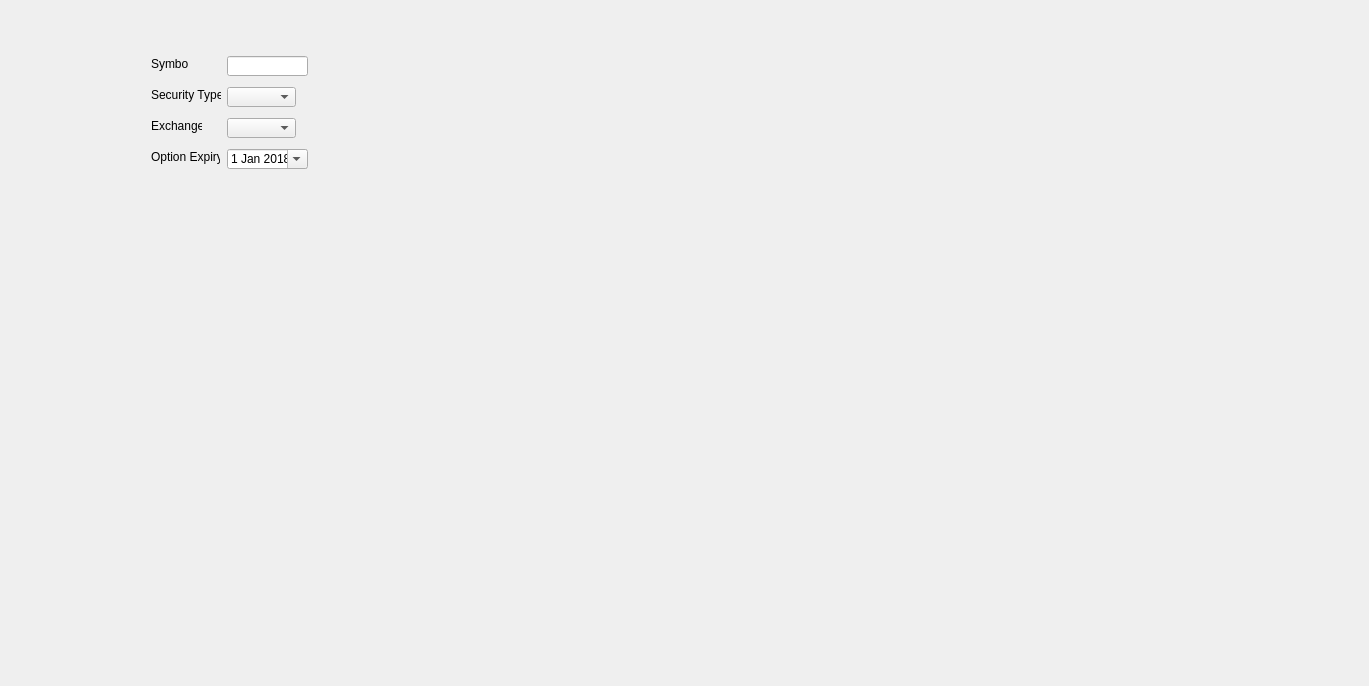
<?xml version="1.0" encoding="UTF-8"?>
<ui version="4.0">
 <class>exchange</class>
 <widget class="QDialog" name="exchange">
  <property name="geometry">
   <rect>
    <x>0</x>
    <y>0</y>
    <width>1369</width>
    <height>686</height>
   </rect>
  </property>
  <property name="windowTitle">
   <string>Dialog</string>
  </property>
  <widget class="QLabel" name="lb_symbol">
   <property name="geometry">
    <rect>
     <x>151</x>
     <y>56</y>
     <width>38</width>
     <height>16</height>
    </rect>
   </property>
   <property name="text">
    <string>Symbol:</string>
   </property>
  </widget>
  <widget class="QLabel" name="lb_exc">
   <property name="geometry">
    <rect>
     <x>151</x>
     <y>118</y>
     <width>51</width>
     <height>16</height>
    </rect>
   </property>
   <property name="text">
    <string>Exchange:</string>
   </property>
  </widget>
  <widget class="QLabel" name="lb_expiry">
   <property name="geometry">
    <rect>
     <x>151</x>
     <y>149</y>
     <width>69</width>
     <height>16</height>
    </rect>
   </property>
   <property name="text">
    <string>&lt;html&gt;&lt;head/&gt;&lt;body&gt;&lt;p&gt;Option Expiry:&lt;/p&gt;&lt;/body&gt;&lt;/html&gt;</string>
   </property>
  </widget>
  <widget class="QDateEdit" name="dateExpiry">
   <property name="geometry">
    <rect>
     <x>227</x>
     <y>149</y>
     <width>81</width>
     <height>20</height>
    </rect>
   </property>
   <property name="maximumDateTime">
    <datetime>
     <hour>23</hour>
     <minute>59</minute>
     <second>59</second>
     <year>2020</year>
     <month>12</month>
     <day>31</day>
    </datetime>
   </property>
   <property name="minimumDateTime">
    <datetime>
     <hour>0</hour>
     <minute>0</minute>
     <second>0</second>
     <year>2017</year>
     <month>9</month>
     <day>14</day>
    </datetime>
   </property>
   <property name="calendarPopup">
    <bool>true</bool>
   </property>
   <property name="date">
    <date>
     <year>2018</year>
     <month>1</month>
     <day>1</day>
    </date>
   </property>
  </widget>
  <widget class="QLabel" name="lb_SecType">
   <property name="geometry">
    <rect>
     <x>151</x>
     <y>87</y>
     <width>70</width>
     <height>16</height>
    </rect>
   </property>
   <property name="contextMenuPolicy">
    <enum>Qt::NoContextMenu</enum>
   </property>
   <property name="text">
    <string>Security Type:</string>
   </property>
  </widget>
  <widget class="QLineEdit" name="symbol">
   <property name="geometry">
    <rect>
     <x>227</x>
     <y>56</y>
     <width>81</width>
     <height>20</height>
    </rect>
   </property>
   <property name="toolTip">
    <string extracomment="Add the Underlying stock"/>
   </property>
   <property name="whatsThis">
    <string extracomment="Add your Stock Here"/>
   </property>
   <property name="text">
    <string/>
   </property>
  </widget>
  <widget class="QComboBox" name="securityType">
   <property name="geometry">
    <rect>
     <x>227</x>
     <y>87</y>
     <width>69</width>
     <height>20</height>
    </rect>
   </property>
   <property name="maxCount">
    <number>10</number>
   </property>
  </widget>
  <widget class="QComboBox" name="exchange_2">
   <property name="geometry">
    <rect>
     <x>227</x>
     <y>118</y>
     <width>69</width>
     <height>20</height>
    </rect>
   </property>
   <property name="maxCount">
    <number>10</number>
   </property>
  </widget>
 </widget>
 <resources/>
 <connections/>
</ui>
